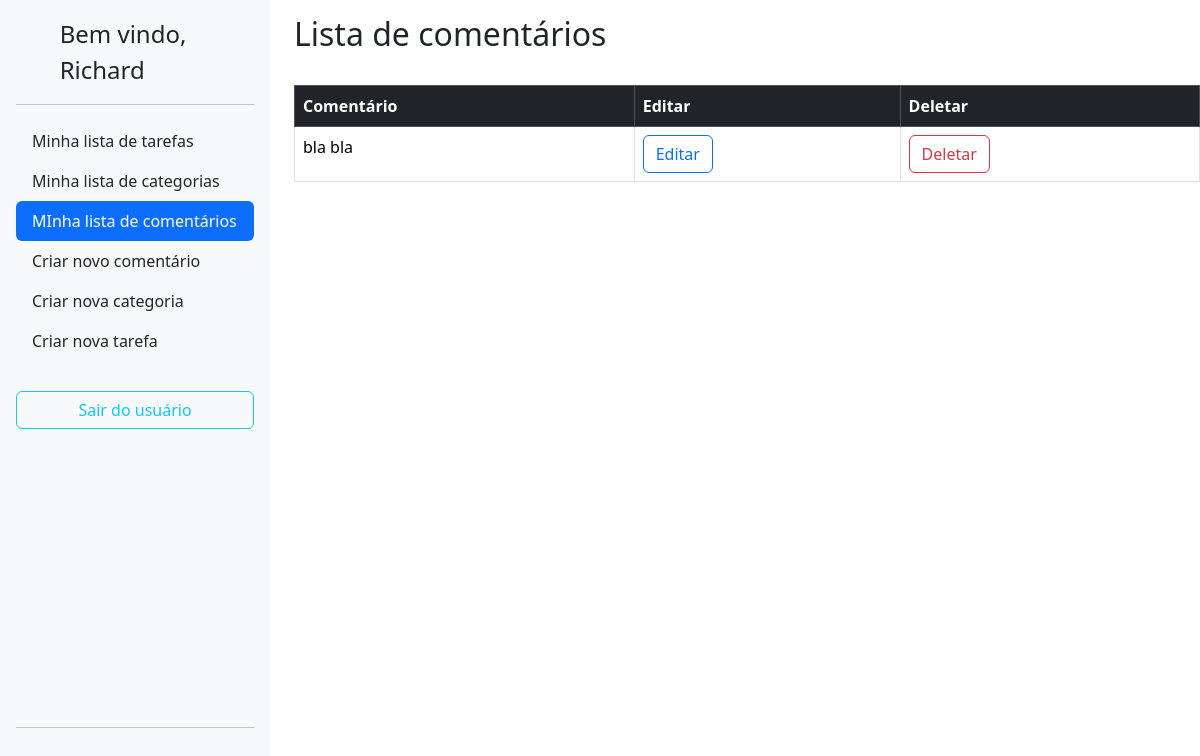
Page /comments/ (signed in) on the earlier database version.
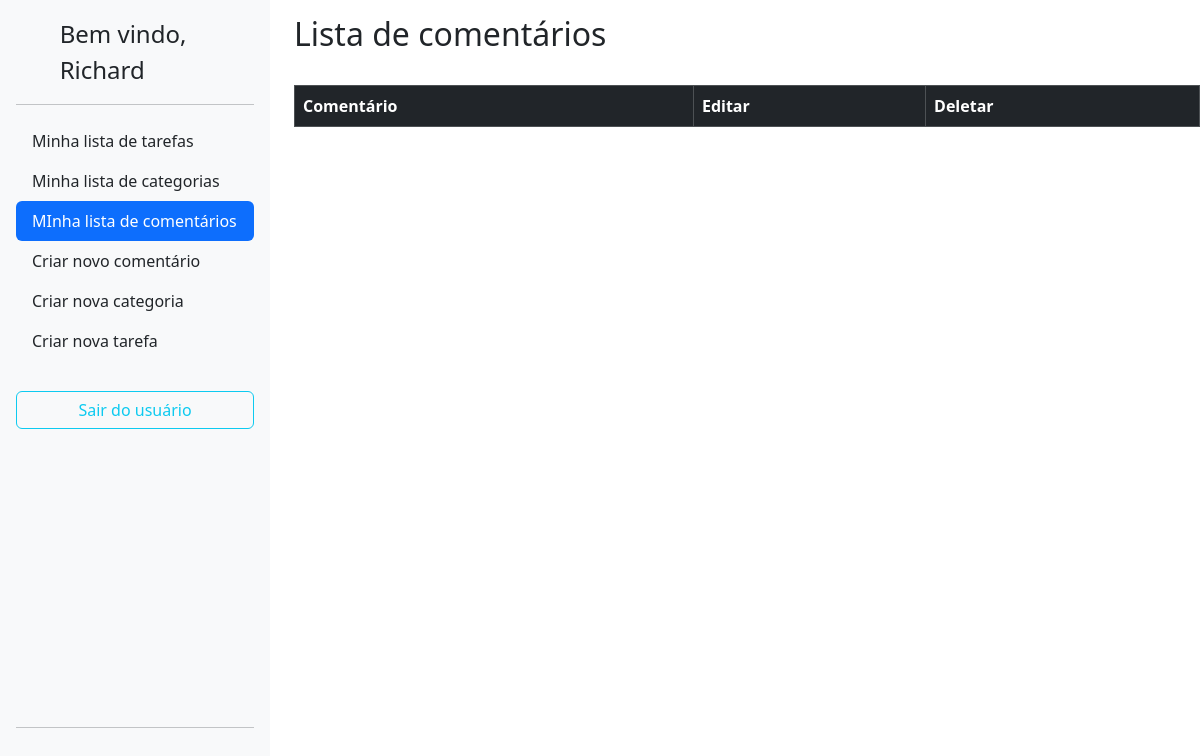
Same page on the later database version.
### lizetest/comments/models.py (models this page shows, shortened)
class Comment(BaseModel):
    comment = models.TextField()
    task = models.ForeignKey(Task,on_delete=models.CASCADE)
    author = models.ForeignKey(User,on_delete=models.CASCADE,blank=True)

### lizetest/comments/views.py (the view)
# urls.py: path('', CommentsListView.as_view(), name='comments_list'),
class CommentsListView(ListView,BaseViews):
    model = Comment
    template_name = 'comments_list.html'
    context_object_name = 'comments'
    def get_queryset(self):
        return Comment.objects.filter(author=self.request.user)
    def get_context_data(self, **kwargs):
        context = super().get_context_data(**kwargs)
        context['user'] = self.request.user.username
        return context

### lizetest/core/models.py (called while the page is built)
    def dispatch(self, request, *args, **kwargs):
        if not request.user.is_authenticated:
            return redirect('accounts:login')
        return super().dispatch(request, *args, **kwargs)

### lizetest/comments/templates/comments_list.html (shortened to what this page needs)
{% extends 'base.html' %}
  {% block content %}
  <div class="row">
    <div class="col-auto">
      {% include 'sidebar.html' %}
    </div>
    <div class="col">
      <h2 style="padding-top: 15px;">Lista de comentários</h2><br>
      <table class="table table-bordered">
        <thead>
          <tr class="table-dark">
            <th scope="col">Comentário</th>
            <th scope="col">Editar</th>
            <th scope="col">Deletar</th>
          </tr>
        </thead>
        <tbody>
          {% for comment in comments %}
          <tr>
            <td>{{comment.comment}}</td>
            <td>
              <a href="{% url 'comments:comments_edit' pk=comment.pk %}">
                <button type="button" class="btn btn-outline-primary">Editar</button>
              </a>
            </td>
            <td>
              <a href="{% url 'comments:comments_delete' pk=comment.pk %}">
              <button type="button" class="btn btn-outline-danger">Deletar</button>
            </a>
            </td>
          </tr>
          {% endfor %}
        </tbody>
      </table>
      {% endblock %}

Differences in the rows shown:
removed Comment: comment "bla bla"
